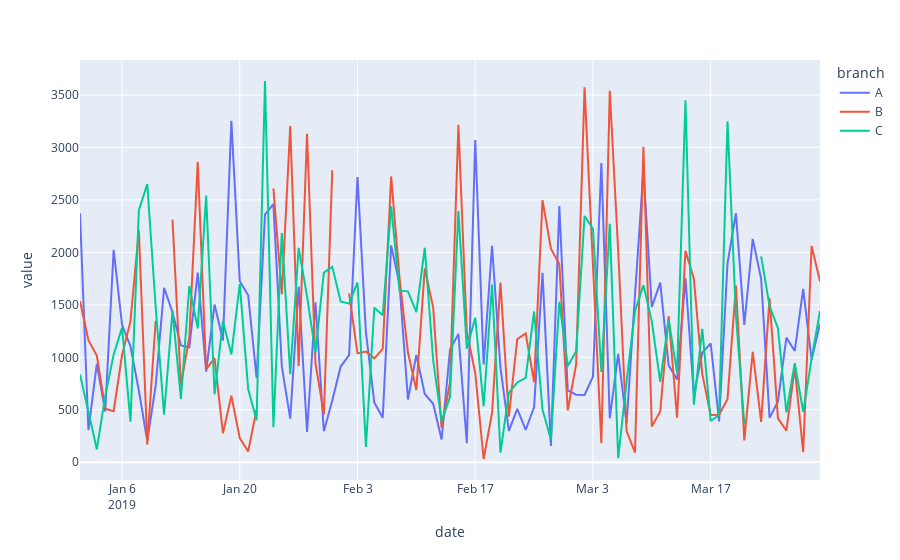

Notebook code cell kept with this figure:
### Markdown cell above
### We notice that the number of men is greater than women expect Branch 'C', so it is intersting if we can study further why.

### Code cell
grouping = df[['branch','total','date']]
# grouping = grouping.set_index('date')
grouping = grouping.groupby(['date','branch'],as_index=False)['total'].sum()

grouping = grouping.pivot(index='date', columns='branch',values='total')
#grouping.plot(figsize=(15,8))
px.line(data_frame=grouping)
